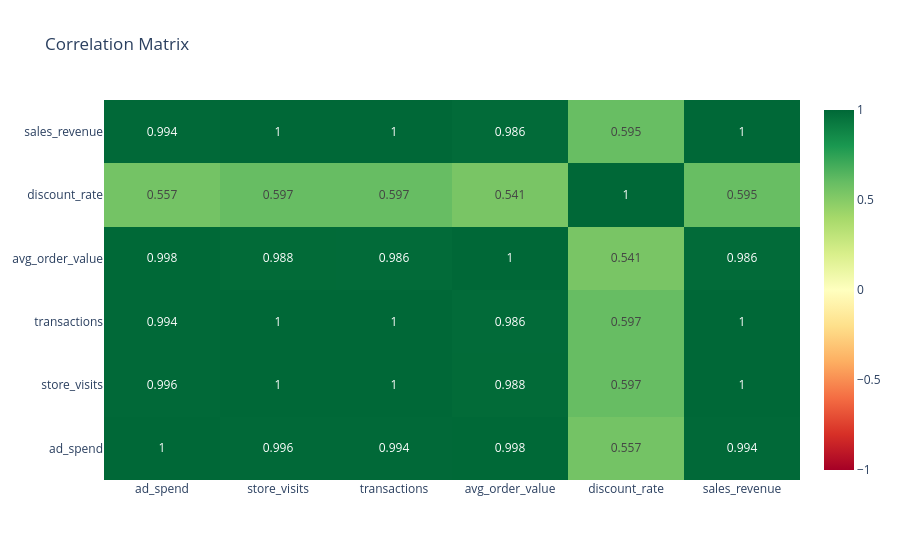

The notebook cell this image was saved under:
### Code cell
# Build a Plotly heatmap of your manual correlation matrix.
# Identify the z values, x labels, and y labels from correlation_matrix.
fig = go.Figure(
    data=go.Heatmap(
        z=correlation_matrix,
        x=correlation_matrix.columns,
        y=correlation_matrix.index,
        zmin=-1,
        zmax=1,
        colorscale="RdYlGn",
        text=np.round(correlation_matrix.to_numpy(dtype=float), 3),
        texttemplate="%{text}",
    )
)
fig.update_layout(title= "Correlation Matrix", template="plotly_white")
fig.show()

### Figure 1 — Plotly figure (JSON) as saved in the notebook; plotly's stock layout.template omitted (floating-point values rounded to 4 significant figures)
{"data": [{"colorscale": [[0, "rgb(165,0,38)"], [0.1, "rgb(215,48,39)"], [0.2, "rgb(244,109,67)"], [0.3, "rgb(253,174,97)"], [0.4, "rgb(254,224,139)"], [0.5, "rgb(255,255,191)"], [0.6, "rgb(217,239,139)"], [0.7, "rgb(166,217,106)"], [0.8, "rgb(102,189,99)"], [0.9, "rgb(26,152,80)"], [1, "rgb(0,104,55)"]], "text": [[1.0, 0.996, 0.994, 0.998, 0.557, 0.994], [0.996, 1.0, 1.0, 0.988, 0.597, 1.0], [0.994, 1.0, 1.0, 0.986, 0.597, 1.0], [0.998, 0.988, 0.986, 1.0, 0.541, 0.986], [0.557, 0.597, 0.597, 0.541, 1.0, 0.595], [0.994, 1.0, 1.0, 0.986, 0.595, 1.0]], "texttemplate": "%{text}", "type": "heatmap", "x": ["ad_spend", "store_visits", "transactions", "avg_order_value", "discount_rate", "sales_revenue"], "y": ["ad_spend", "store_visits", "transactions", "avg_order_value", "discount_rate", "sales_revenue"], "z": [[1.0, 0.9957, 0.9945, 0.9978, 0.5568, 0.9944], [0.9957, 1.0, 0.9999, 0.9884, 0.597, 0.9997], [0.9945, 0.9999, 1.0, 0.9864, 0.5975, 0.9998], [0.9978, 0.9884, 0.9864, 1.0, 0.5405, 0.9864], [0.5568, 0.597, 0.5975, 0.5405, 1.0, 0.5948], [0.9944, 0.9997, 0.9998, 0.9864, 0.5948, 1.0]], "zmax": 1, "zmin": -1}], "layout": {"title": {"text": "Correlation Matrix"}}}
